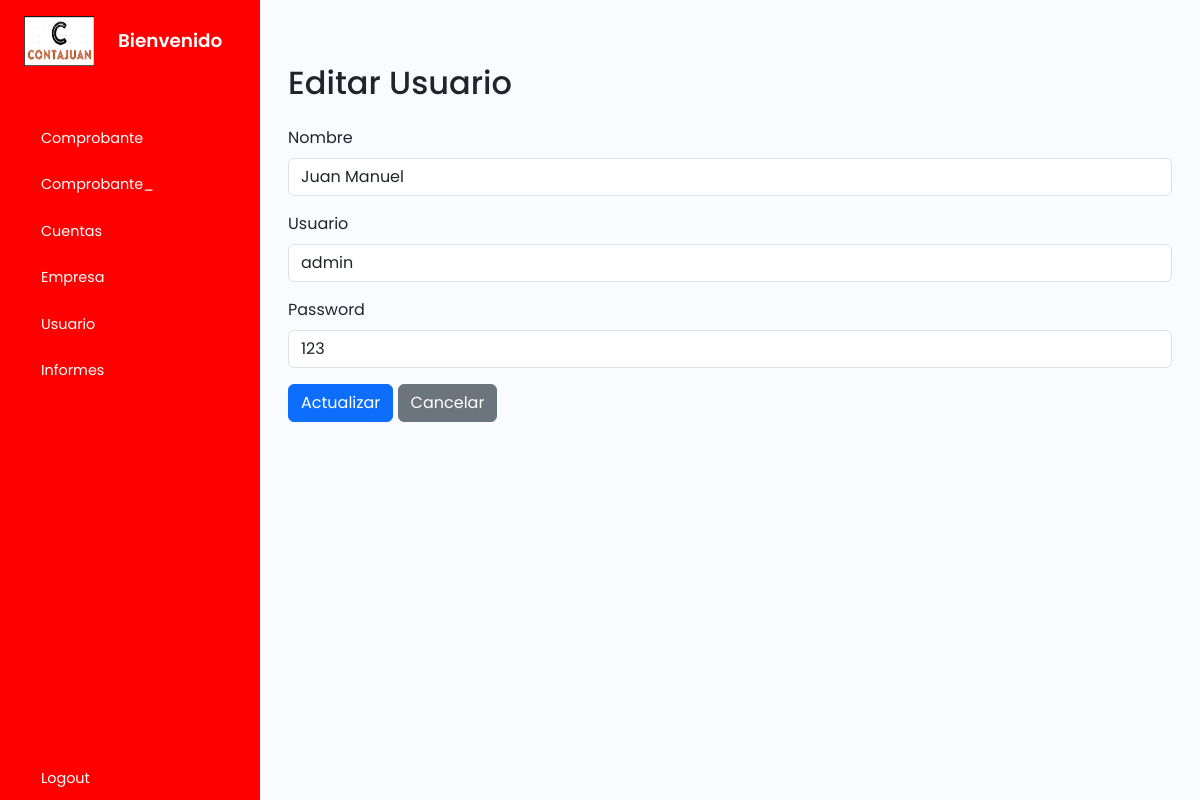
The page /tusuario/update.php?id=2 on the database as committed earlier.
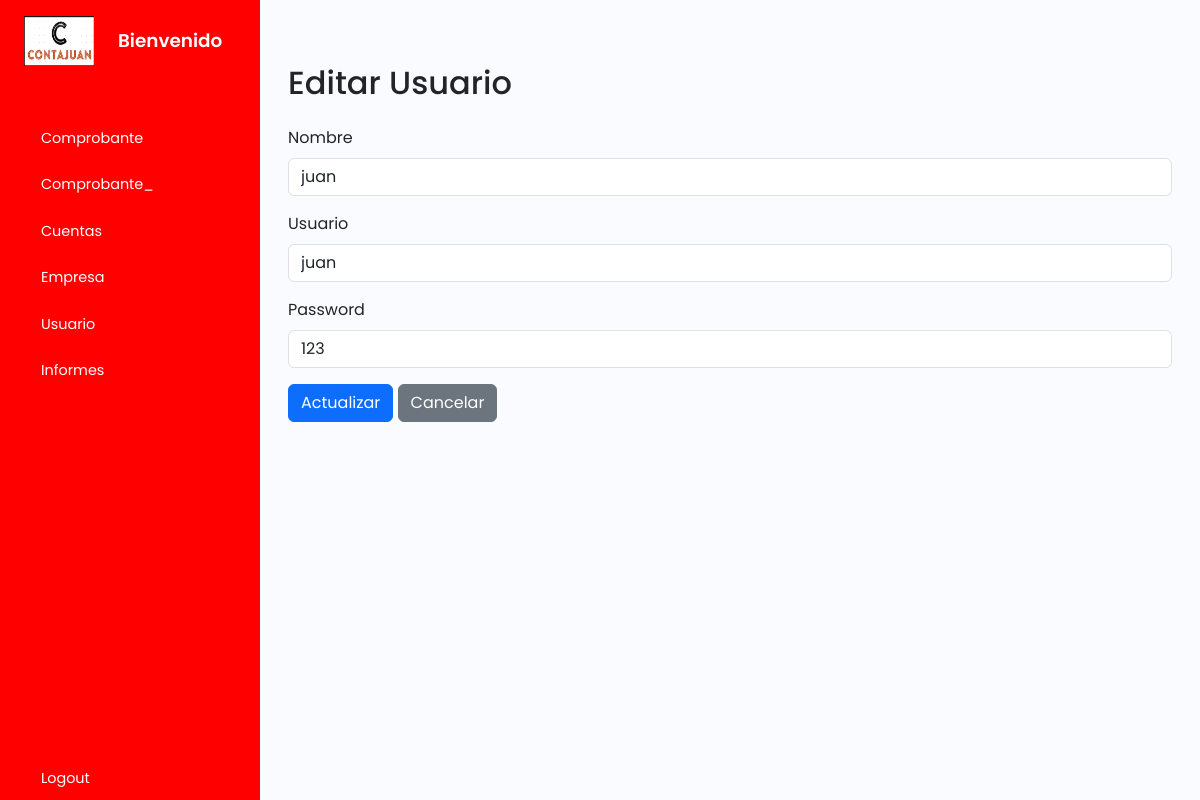
The same page on the database as committed later.
### tables this page shows
CREATE TABLE `tusuario` (
  `idusuario` int(11) NOT NULL,
  `nombre` varchar(50) NOT NULL,
  `usuario` varchar(100) NOT NULL,
  `password` varchar(100) NOT NULL
);

### tusuario/update.php (the view, shortened to what this page needs)
<?php
    include_once("../plantilla/inicio.php");
?>
        <div class="main p-3">
        <div class="container mt-5">
            <h2 class="mb-4">Editar Usuario</h2>
            <?php
            include_once '../cone.php';
            if (isset($_GET['id'])) {
                $idusuario = $_GET['id'];
                $sql = "SELECT * FROM tusuario WHERE idusuario=$idusuario";
                $result = $conn->query($sql);
                if ($result->num_rows > 0) {
                    $row = $result->fetch_assoc();
                } else {
                    echo "<div class='alert alert-warning' role='alert'>No se encontró el registro</div>";
                }
            }
            ?>
            <form method="post" action="update.php">
                <div class="mb-3">
                    <label for="nombre" class="form-label">Nombre</label>
                    <input type="text" class="form-control" id="nombre" name="nombre" value="<?php echo $row['nombre']; ?>" required>
                </div>
                <div class="mb-3">
                    <label for="usuario" class="form-label">Usuario</label>
                    <input type="text" class="form-control" id="usuario" name="usuario" value="<?php echo $row['usuario']; ?>" required>
                </div>
                <div class="mb-3">
                    <label for="password" class="form-label">Password</label>
                    <input type="text" class="form-control" id="password" name="password" value="<?php echo $row['password']; ?>">
                </div>
                <button type="submit" class="btn btn-primary">Actualizar</button>
                <a href="index.php" class="btn btn-secondary">Cancelar</a>
            </form>
        </div>
        </div>
    </div>
    <?php
    include_once("../plantilla/final.php");
?>

Rows that differ between the two databases and show on the page:
changed tusuario: nombre "Juan Manuel" → "juan"; usuario "admin" → "juan"
